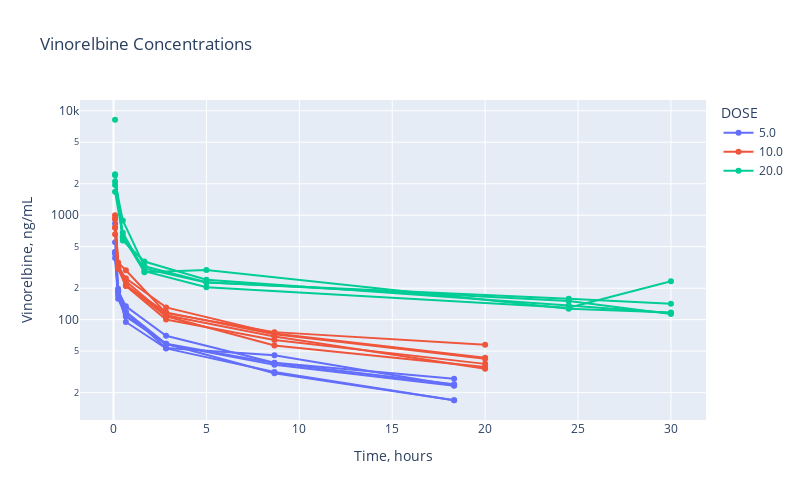
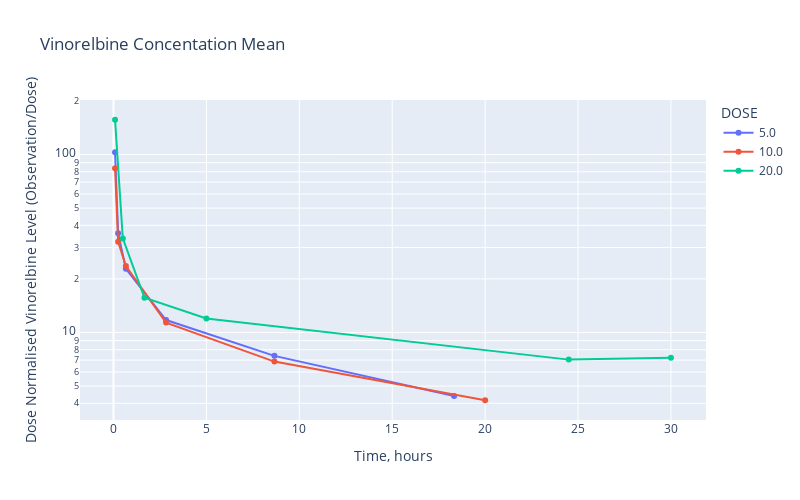
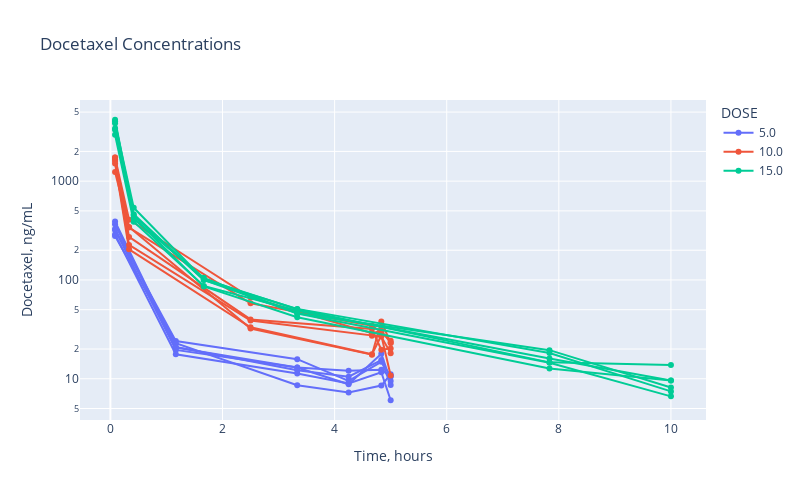
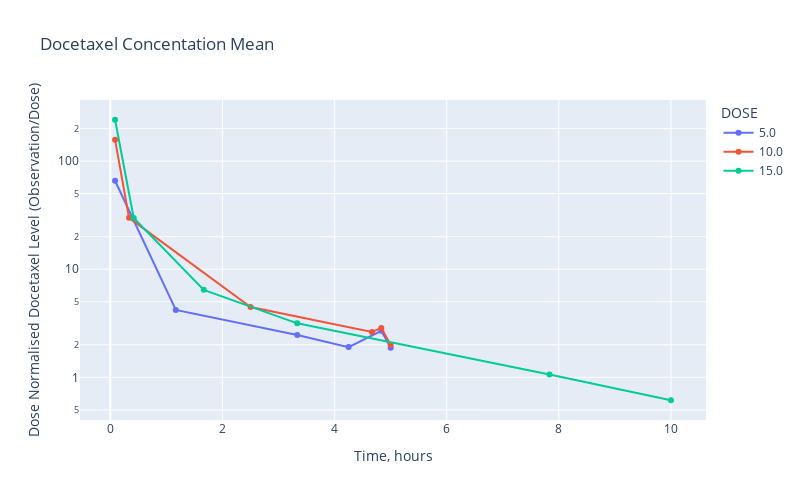

The cell these charts' notebook holds for them, in order:
### Code cell
for drug in drug_names:
    df_drug = df.loc[((df['DRUG'] == drug) | (df['DRUG'] == 'Controls'))&(df['YNAME'] == drug)]
    df_drug = df_drug.drop(df_drug[df_drug['OBS'] == '.'].index)

    df_drug = df_drug.astype({'OBS': 'float64', 'DOSE': 'float64'})
    df_drug['Dose-Normalised'] = df_drug['OBS']/df_drug['DOSE']

    x_label = "Time, hours"
    y_label = drug + ", " + df_drug['UNIT'].values[0]
    dose_categories = df_drug.DOSE.unique()

    fig = px.line(
        df_drug,
        title=drug + " Concentrations",
        x="TIME",
        y="OBS",
        line_group="ID",
        color="DOSE",
        width=800, 
        height=500,
        # category_orders = {"Dose":["0", "5", "10", "15"]},
        hover_data=list(df.columns))

    fig.update_xaxes(title_text=x_label)
    fig.update_yaxes(title_text=y_label)
    fig.update_layout(yaxis_type="log")
    fig.update_traces(mode='markers+lines')
    fig.show()

    # for dose in dose_categories:
    dose_unit = "unit" # df_drug.loc[(df_stats['DOSE'] == dose)]['UNIT'].values[0]
    df_stats = df_drug[['TIME', 'DOSE', 'Dose-Normalised']]
    # df_stats = df_stats.astype({'OBS': 'float64'})
    df_stats = df_stats.groupby(["TIME", "DOSE"], as_index=False).filter(lambda x: len(x) > 1).groupby(["TIME", "DOSE"], as_index=False).agg({'Dose-Normalised':['mean','std']})
    df_stats.columns = ['TIME', "DOSE", 'mean', 'std']
    y_label = "Dose Normalised "+ drug + " Level (Observation/Dose)"

    fig = px.line(
        df_stats,
        title=drug + " Concentation Mean",
        x="TIME",
        y="mean",
        # error_y = "std",
        # facet_col="DOSE",
        color="DOSE",
        width=800, 
        height=500,
    )

    fig.update_xaxes(title_text=x_label)
    fig.update_yaxes(title_text=y_label)
    fig.update_layout(yaxis_type="log")
    fig.update_traces(mode='markers+lines')
    fig.show()
